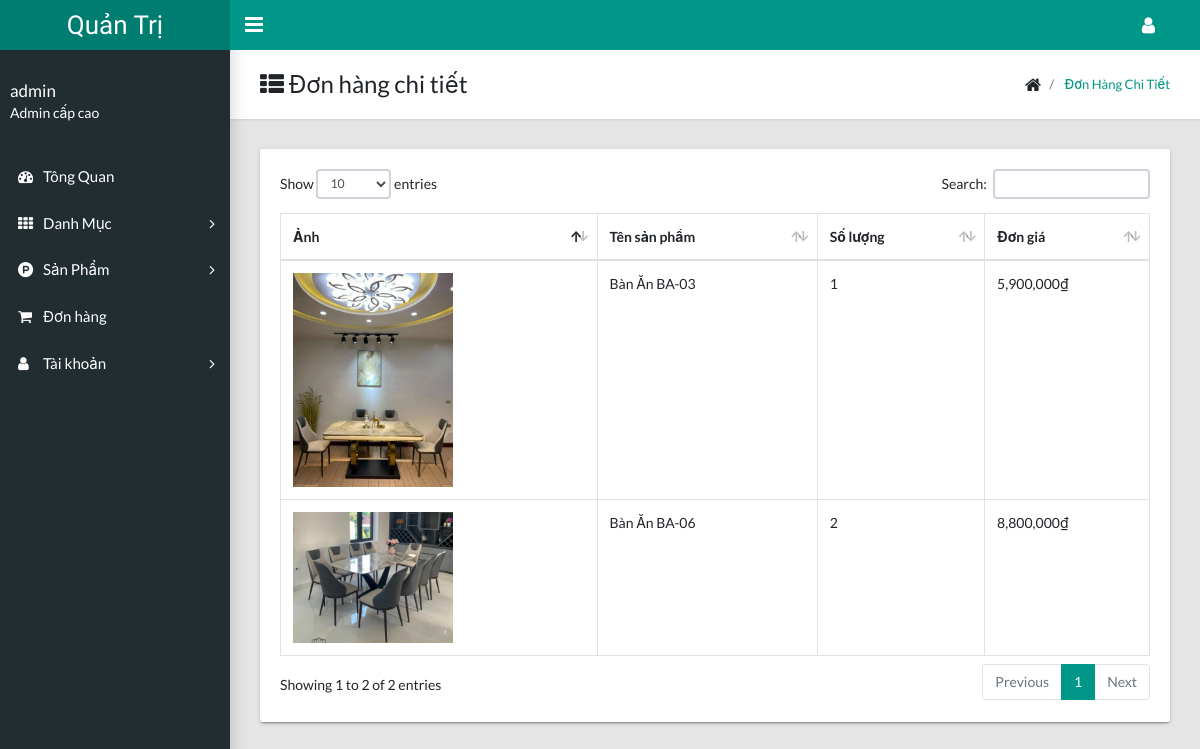
Page /admin/order_detail.php?id=4 (signed in) on the committed database.
### tables this page shows
CREATE TABLE `order_detail` (
  `id` int(11) NOT NULL,
  `order_id` int(11) NOT NULL,
  `product_id` int(11) NOT NULL,
  `quantity` int(11) NOT NULL,
  `price` int(11) NOT NULL,
  `create_date` varchar(75) NOT NULL
);

CREATE TABLE `products` (
  `id` int(11) NOT NULL,
  `name` tinytext NOT NULL,
  `price` int(11) NOT NULL,
  `img` varchar(225) NOT NULL,
  `information` longtext NOT NULL,
  `category` int(11) NOT NULL,
  `edited_by` tinytext NOT NULL,
  `last_update` varchar(75) NOT NULL
);

### admin/order_detail.php (the view, shortened to what this page needs)
<?php include "includes/checkLogin.php" ?>
<?php include "includes/header.php" ?>
<main class="app-content">
  <div class="app-title">
    <div>
      <h1><i class="fa fa-th-list"></i> Đơn hàng chi tiết </h1>
    </div>
    <ul class="app-breadcrumb breadcrumb side">
      <li class="breadcrumb-item"><i class="fa fa-home fa-lg"></i></li>
      <li class="breadcrumb-item active"><a href="#"> Đơn hàng chi tiết </a></li>
    </ul>
  </div>
  <div class="row">
    <div class="col-md-12">
      <div class="tile">
        <div class="tile-body">
          <div class="table-responsive">
            <table class="table table-hover table-bordered" id="sampleTable">
              <thead>
                <tr>
                  <th>Ảnh</th>
                  <th>Tên sản phẩm</th>
                  <th>Số lượng</th>
                  <th>Đơn giá</th>
                </tr>
              </thead>
              <tbody>
                <?php
                if (isset($_GET['id'])) {
                    $orders = mysqli_query($conn,"SELECT * FROM `order_detail` WHERE `order_id` = '{$_GET['id']}'");
                    if (mysqli_num_rows($orders) > 0) {
                        while ($row = mysqli_fetch_array($orders)) {
                            $product = mysqli_fetch_array(mysqli_query($conn,"SELECT `name`, `img` FROM `products` WHERE id = '{$row['product_id']}'"));
                ?>
                 <tr>
                    <td><img width="160" src="../<?php echo $product['img'];?>"/></td>
                    <td><?php echo $product['name'];?></td>
                    <td><?php echo $row['quantity'];?></td>
                    <td><?php echo number_format($row['price']);?>₫</td>
                </tr>
                <?php } } } ?>
              </tbody>
            </table>
          </div>
        </div>
      </div>
    </div>
  </div>
</main>
<?php include "includes/footer.php" ?>

### rows in the picture
order_detail: product.img (picture), product.name "Bàn Ăn BA-03", quantity "1", price "5,900,000"
order_detail: product.img (picture), product.name "Bàn Ăn BA-06", quantity "2", price "8,800,000"

### other values in the picture
$_SESSION['USER_NAME'] "admin"
